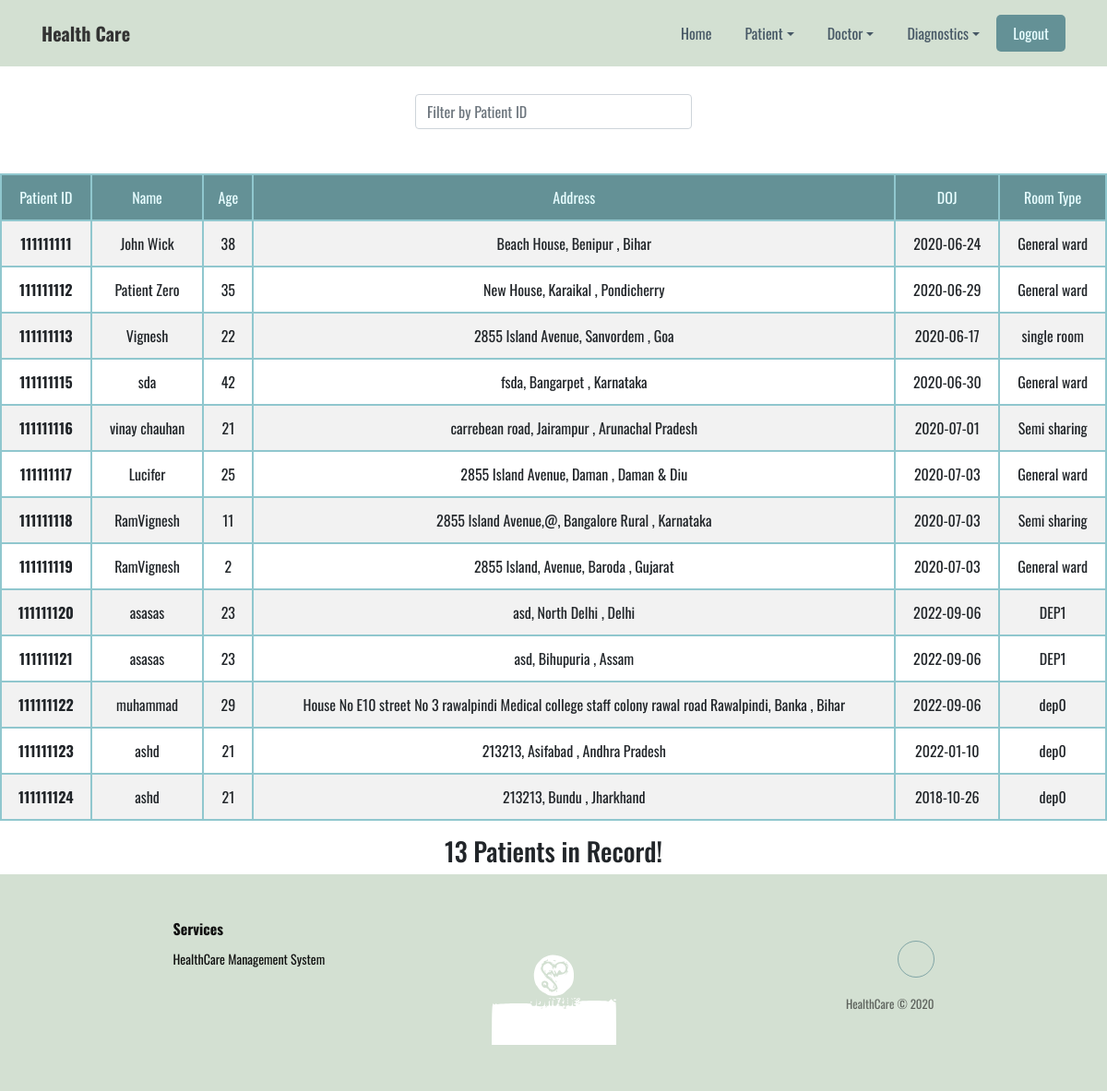
Screenshot of /ViewAllPatients (signed in) with the database file from the repository.
### Models.py (models this page shows, shortened)
class Patient_details(db.Model):
    id = db.Column(db.Integer, primary_key=True)
    name = db.Column(db.String(45), nullable=False)
    age = db.Column(db.Integer, nullable=False)
    ssn_id = db.Column(db.String(45), nullable=False, unique=True)
    admission_date = db.Column(db.Date, nullable=False)
    bed_type = db.Column(db.String(45), nullable=False)
    address = db.Column(db.String(45), nullable=False)
    city = db.Column(db.String(45), nullable=False)
    state = db.Column(db.String(45), nullable=False)
    status = db.Column(db.String(45), nullable=False)

### Routes.py (the view)
@app.route("/ViewAllPatients")
def view_patient():
    if check_session() != 'registration_desk_executive':
        flash('You are not authorised to access that! Please login with proper credentials.', 'danger')
        return redirect(url_for('main'))
    patient = Patient_details.query.filter_by(status="Admitted")
    return render_template("view_patients.html", patients=patient)

### Routes.py (called while the page is built)
@app.context_processor
def inject_now():
    return {'now': date.today()}

def check_session():
    if 'user' not in session or not session['user']:
        return None
    else:
        stakeholder_type = session['user'][-1]
        if stakeholder_type == 'A':
            session['stakeholder'] = 'registration_desk_executive'
            return 'registration_desk_executive'
        elif stakeholder_type == 'D':
            session['stakeholder'] = 'diagnostic_executive'
            return 'diagnostic_executive'
        elif stakeholder_type == 'P':
            session['stakeholder'] = 'pharmacy_executive'
            return 'pharmacy_executive'

### templates/view_patients.html (shortened to what this page needs)
{% extends 'layout.html' %}
{% block content %}
<div class="form-group" id="search_bar">
    <input type="text" class="search form-control" placeholder="Filter by Patient ID">
    <span class="counter"></span>
</div>
<br/>
<table class="table table-hover table-bordered results table-striped text-center" style="border-color: var(--dark)">
  <thead>
    <tr>
      <th>Patient ID</th>
      <th>Name</th>
      <th>Age</th>
      <th>Address</th>
      <th>DOJ</th>
      <th>Room Type</th>
    </tr>
  </thead>
  <tbody>
    {% for p in patients %}
    <tr>
      <th scope="row">{{p.id}}</th>
      <td>{{p.name}}</td>
      <td>{{p.age}}</td>
      <td>{{p.address}}, {{p.city}}, {{p.state}}</td>
      <td>{{p.admission_date}}</td>
      <td>{{p.bed_type}}</td>
    </tr>
    {% endfor %}
  </tbody>
</table>
<div class="text-center" style="margin-top: 0.5em;">
  <h3>
    {{ patients.count() }} Patients in Record!
  </h3>
</div>
{% endblock %}

### templates/layout.html (shortened to what this page needs)
<!DOCTYPE html>
<html>
<head>
    <link
            rel="stylesheet"
            href="https://cdnjs.cloudflare.com/ajax/libs/twitter-bootstrap/4.5.0/css/bootstrap.min.css"
    />
    <link
            rel="stylesheet"
            href="https://cdnjs.cloudflare.com/ajax/libs/ionicons/2.0.1/css/ionicons.min.css"
    />
    <link rel="stylesheet" href="../static/css/styles.css"/>
</head>
<body>
<header>
    <nav
            class="navbar navbar-light navbar-expand-md navigation-clean"
            style="background-color: transparent;"
    >
        <div class="container">
            <a
                    class="navbar-brand"
                    href="#"
                    style="font-family: Oswald, sans-serif;"
            >Health Care</a
            >
            <div class="collapse navbar-collapse" id="navcol-1">
                <ul class="nav navbar-nav ml-auto">
                    <li class="nav-item" role="presentation">
                        <a class="nav-link {% if home %} active {% endif %}" href="/">Home</a>
                    </li>
                    {% if session['user'] %}
                    <li class="nav-item dropdown">
                        <a
                                class="dropdown-toggle nav-link"
                                data-toggle="dropdown"
                                aria-expanded="false"
                                href="#"
                        >Patient</a
                        >
                    </li>
                    <li class="nav-item dropdown">
                        <a
                                class="dropdown-toggle nav-link"
                                data-toggle="dropdown"
                                aria-expanded="false"
                                href="#"
                        >Doctor</a
                        >
                    </li>
                    <li class="nav-item dropdown">
                        <a
                                class="dropdown-toggle nav-link"
                                data-toggle="dropdown"
                                aria-expanded="false"
                                href="#"
                        >Diagnostics</a
                        >
                    </li>
                    {% endif %}
                    <li class="nav-item"
                        style="background-color: var(--origin); color: var(--light); border-radius: 5px;">
                        {% if session.get('user') %}
                        <a class="nav-link" href="/logout" style="color: var(--light);">Logout</a>
                        {% else %}
                        <a class="nav-link" href="/login" style="color: var(--light);">Login</a>
                        {% endif %}
                    </li>
                </ul>
            </div>
        </div>
    </nav>
</header>
<main>
    {% block content %}{% endblock %}
</main>
<div class="footer-clean">
    <footer>
        <div class="container">
            <div class="row justify-content-center">
                <div class="col-sm-4 col-md-3 item">
                    <h3>Services</h3>
                    <ul>
                        <li>HealthCare Management System</li>
                    </ul>
                </div>
                <div
                        class="col-sm-4 col-md-3 text-center item"
                        style="padding-top: 0px; padding-bottom: 0px;"
                >
                    <img
                            src="../static/img/logo.svg"
                            style="
                  width: 135px;
                  filter: grayscale(100%) hue-rotate(360deg) invert(100%);
                "
                    />
                </div>
                <div class="col-lg-3 item social">
                    <a href="mailto:asimmushtaq3005@gmail.coms"></a>
                    <p class="copyright">HealthCare © 2020</p>
                </div>
            </div>
        </div>
    </footer>
</div>
</body>
</html>

### static/css/styles.css (style rules this page uses)
:root { --main-color: #d3e0d2; --dark: #111; --origin: #649196; --darkless: #90c7ce; --light: #e7fdff; --grey: rgb(136, 136, 136); }
body { font-family: 'Oswald', sans-serif !important; }
main { min-height: 55vh; }
header, .footer-clean { background: var(--main-color) !important; }
.navigation-clean { background: #fff; padding-top: .75rem; padding-bottom: .75rem; color: #333; border-radius: 0; box-shadow: none; border: none; margin-bottom: 0; }
@media (min-width:768px) { .navigation-clean { padding-top: 1rem; padding-bottom: 1rem; } }
.navigation-clean .navbar-brand { font-weight: bold; color: inherit; }
.navigation-clean .navbar-collapse, .navigation-clean .form-inline { border-top-color: #ddd; }
.navigation-clean.navbar .navbar-nav .nav-link { padding-left: 18px; padding-right: 18px; }
.navigation-clean.navbar-light .navbar-nav .nav-link { color: #465765; }
.footer-clean { padding: 50px 0; color: var(--dark); }
.footer-clean h3 { margin-top: 0; margin-bottom: 12px; font-weight: bold; font-size: 16px; }
.footer-clean ul { padding: 0; list-style: none; line-height: 1.6; font-size: 14px; margin-bottom: 0; }
.footer-clean .item.social { text-align: right; }
.footer-clean .item.social > a { font-size: 24px; width: 40px; height: 40px; line-height: 40px; display: inline-block; text-align: center; border-radius: 50%; border: 1px solid var(--origin); margin-left: 10px; margin-top: 22px; color: inherit; opacity: 0.75; }
.footer-clean .copyright { margin-top: 14px; margin-bottom: 0; font-size: 13px; opacity: 0.6; }
.form-group { margin-bottom: .8rem; }
.counter { padding: 8px; color: #ccc; margin: -10px auto 0px; }
table { max-width: 1200px; width: 95vw; margin: 0 auto; }
thead tr th { font-weight: normal; background-color: var(--origin) !important; color: var(--light) !important; }
#search_bar { width: 300px; margin: 30px auto 0px auto; }
table.table-bordered > thead > tr > th { border:2px solid var(--darkless); }
table.table-bordered > tbody > tr > td { border:2px solid var(--darkless); }
table.table-bordered > tbody > tr > th { border:2px solid var(--darkless); }

### rows the page displays
Patient_details: id "111111111", name "John Wick", age "38", address "Beach House", city "Benipur", state "Bihar", admission_date "2020-06-24", bed_type "General ward"
Patient_details: id "111111112", name "Patient Zero", age "35", address "New House", city "Karaikal", state "Pondicherry", admission_date "2020-06-29", bed_type "General ward"
Patient_details: id "111111113", name "Vignesh", age "22", address "2855 Island Avenue", city "Sanvordem", state "Goa", admission_date "2020-06-17", bed_type "single room"
Patient_details: id "111111115", name "sda", age "42", address "fsda", city "Bangarpet", state "Karnataka", admission_date "2020-06-30", bed_type "General ward"
Patient_details: id "111111116", name "vinay chauhan", age "21", address "carrebean road", city "Jairampur", state "Arunachal Pradesh", admission_date "2020-07-01", bed_type "Semi sharing"
Patient_details: id "111111117", name "Lucifer", age "25", address "2855 Island Avenue", city "Daman", state "Daman & Diu", admission_date "2020-07-03", bed_type "General ward"
Patient_details: id "111111118", name "RamVignesh", age "11", address "2855 Island Avenue,@", city "Bangalore Rural", state "Karnataka", admission_date "2020-07-03", bed_type "Semi sharing"
Patient_details: id "111111119", name "RamVignesh", age "2", address "2855 Island, Avenue", city "Baroda", state "Gujarat", admission_date "2020-07-03", bed_type "General ward"
Patient_details: id "111111120", name "asasas", age "23", address "asd", city "North Delhi", state "Delhi", admission_date "2022-09-06", bed_type "DEP1"
Patient_details: id "111111121", name "asasas", age "23", address "asd", city "Bihupuria", state "Assam", admission_date "2022-09-06", bed_type "DEP1"
Patient_details: id "111111122", name "muhammad", age "29", address "House No E10 street No 3 rawalpindi Medical college staff colony rawal road Rawalpindi", city "Banka", state "Bihar", admission_date "2022-09-06", bed_type "dep0"
Patient_details: id "111111123", name "ashd", age "21", address "213213", city "Asifabad", state "Andhra Pradesh", admission_date "2022-01-10", bed_type "dep0"
Patient_details: id "111111124", name "ashd", age "21", address "213213", city "Bundu", state "Jharkhand", admission_date "2018-10-26", bed_type "dep0"

### other values shown
{{ patients.count() }} "13"
